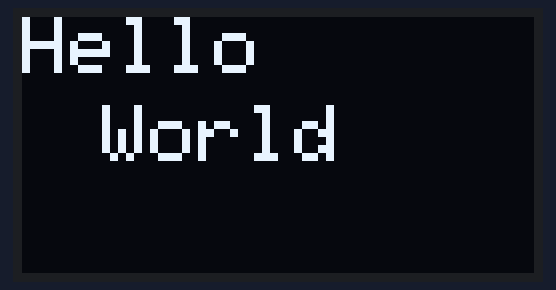
A sketch run on a simulated Arduino Uno, built with avr-gcc and run on an emulated ATmega328P. Shown: 128×64 one-colour display.

Above: at 0.2 s.

The sketch:

oled.ino
```cpp
#include <Wire.h>
#include <Adafruit_GFX.h>
#include <Adafruit_SSD1306.h>

Adafruit_SSD1306 Nisal = Adafruit_SSD1306(128,64,&Wire);

void setup() {

  Nisal.begin(SSD1306_SWITCHCAPVCC, 0x3C);

}

//int x = hi;

void loop() {

  Nisal.clearDisplay();
  Nisal.setTextColor(WHITE);

  Nisal.setTextSize(2);
  Nisal.setCursor(0,0);
  Nisal.print("Hello");

  Nisal.setTextSize(2);
  Nisal.setCursor(20,22);
  Nisal.print("World");
  delay(100);

  Nisal.display();

  Nisal.dim(true);
  delay(500);
  Nisal.dim(false);
  delay(500);

}
```
